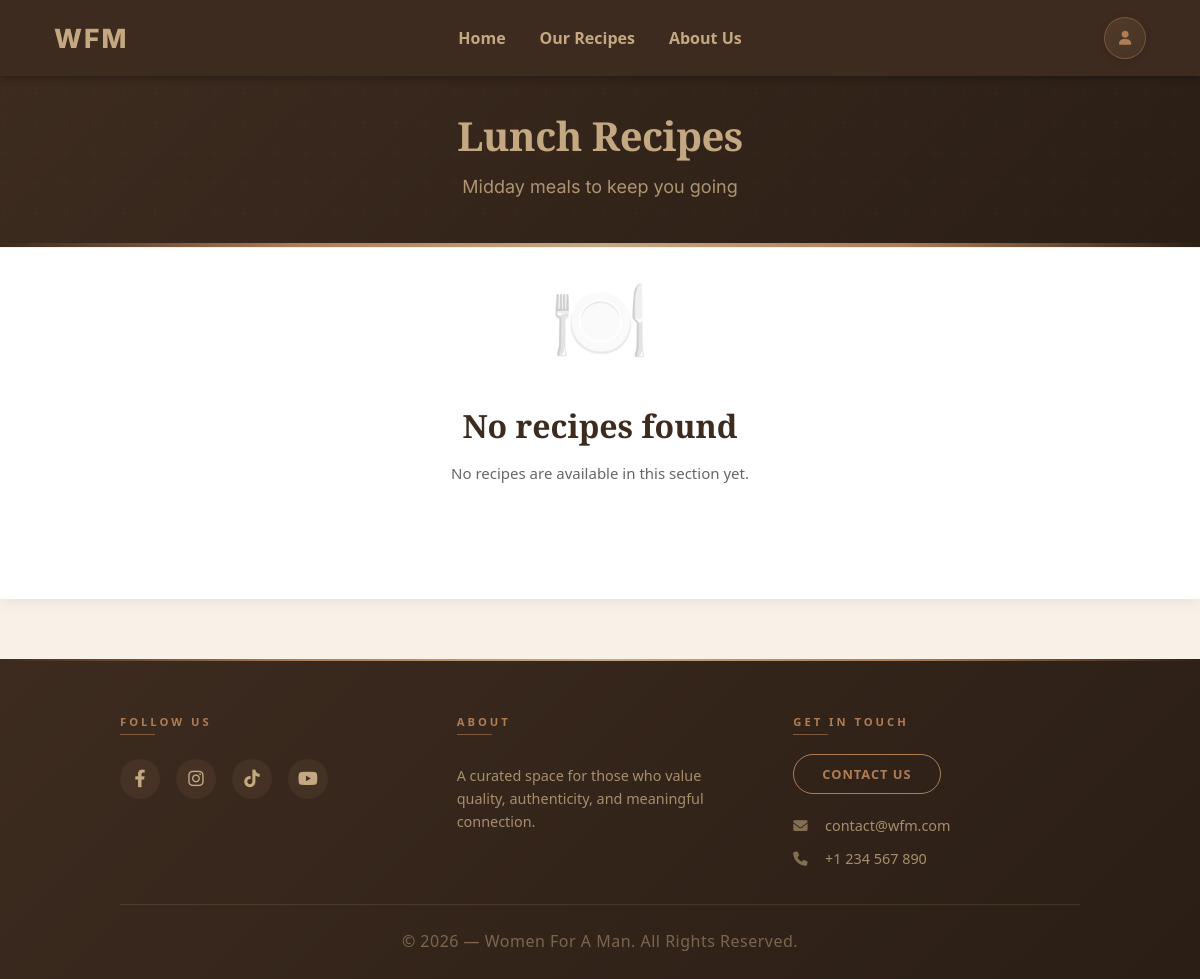
The app's page /recipes/lunch/, older data.
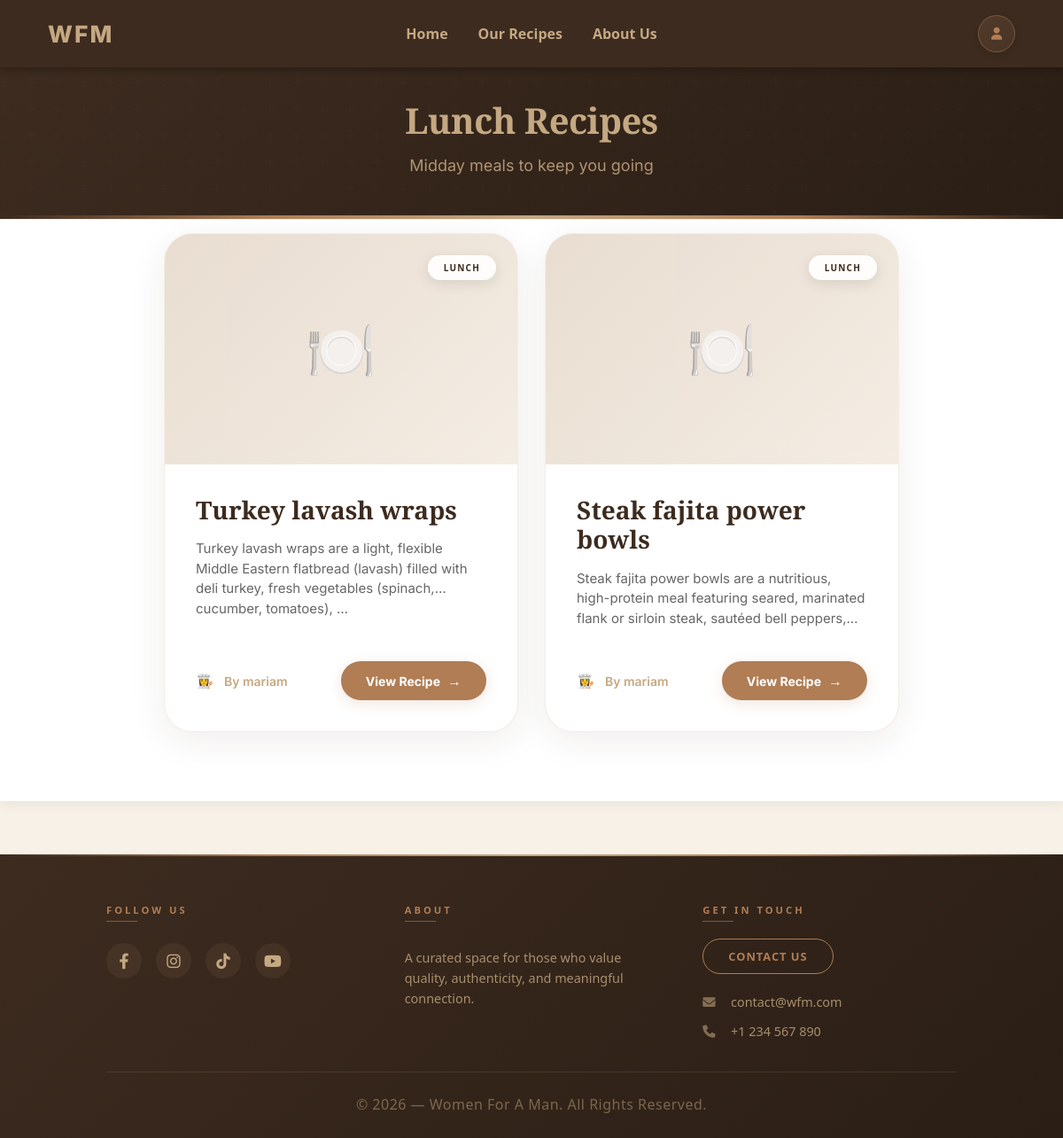
The same page, newer data.
### main/models.py (models this page shows, shortened)
class Recipe(models.Model):
    title = models.CharField(max_length=200)
    description = models.TextField()
    ingredients = models.TextField()
    instructions = models.TextField()
    image = models.ImageField(upload_to='recipes/', blank=True, null=True)
    created_at = models.DateTimeField(auto_now_add=True)
    updated_at = models.DateTimeField(auto_now=True)
    author = models.ForeignKey(
        User,
        on_delete=models.CASCADE,
        related_name='recipes'
    )
    category = models.ForeignKey(
        Category,
        on_delete=models.SET_NULL,
        null=True,
        related_name='recipes'
    )

class Category(models.Model):
    name = models.CharField(max_length=100)
    description = models.TextField(blank=True, null=True)
    class Meta:
        verbose_name_plural = "Categories"

class User(AbstractUser):
    username = models.CharField(
        max_length=150,
        unique=True,
        help_text='Required. 150 characters or fewer.',
        error_messages={
            'unique': "A user with that username already exists.",
        },
    )
    profile_picture = models.ImageField(
        upload_to='profiles/',
        blank=True,
        null=True
    )
    bio = models.TextField(blank=True, null=True)
    groups = models.ManyToManyField(
        'auth.Group',
        related_name='main_user_set',
        blank=True
    )
    user_permissions = models.ManyToManyField(
        'auth.Permission',
        related_name='main_user_set',
        blank=True
    )

### main/views.py (the view)
def lunch_view(request):
    from .models import Category
    category = Category.objects.filter(name__iexact='lunch').first()
    recipes = Recipe.objects.filter(category=category).order_by('-created_at') if category else Recipe.objects.none()
    return render(request, 'main/lunch.html', {
        'recipes': recipes,
        'category': category,
    })

### main/templates/main/lunch.html (shortened to what this page needs)
{% extends 'main/base.html' %}
{% load static %}
{% block extra_css %}
<link rel='stylesheet' href="{% static 'main/css/recipeCards.css' %}">
<link rel="stylesheet" href="{% static 'main/css/ourRecipes.css' %}">
{% endblock %}
{% block content %}
<div class='category-page-header'>
  <h2> Lunch Recipes</h2>
  <p>Midday meals to keep you going</p>
</div>
<div id='recipe-results'>
  {% include 'main/search.html' %}
</div>
{% endblock %}

### main/templates/main/search.html (shortened to what this page needs)
{% if recipes %}
<div class="category-recipe-grid">
  {% for recipe in recipes %}
  <div class="category-recipe-card">
    <div class="card-img-wrapper">
      {% if recipe.image %}
        <img src="{{ recipe.image.url }}" alt="{{ recipe.title }}">
      {% else %}
        <div class="card-no-img">🍽️</div>
      {% endif %}
      {% if recipe.category %}
        <span class="card-category-tag">
          {{ recipe.category.name }}
        </span>
      {% endif %}
    </div>
    <div class="card-body">
      <h3>{{ recipe.title }}</h3>
      <p>{{ recipe.description|truncatewords:20 }}</p>
    </div>
    <div class="card-footer-strip">
      <span class="card-author">
        By {{ recipe.author.username }}
      </span>
      <a class="card-view-link"
         href="{% url 'recipe_detail' recipe.id %}">
         View Recipe
      </a>
    </div>
  </div>
  {% endfor %}
</div>
{% else %}
<div class="cat-empty">
  <span class="cat-empty-icon">🍽️</span>
  <h3>No recipes found</h3>
  <p>
    {% if query %}
      We couldn't find any recipes matching "{{ query }}".
    {% else %}
      No recipes are available in this section yet.
    {% endif %}
  </p>
</div>
{% endif %}

Row changes from the older to the newer data that the page shows:
added Recipe: category.name "LUNCH", title "Turkey lavash wraps", description "Turkey lavash wraps are a light, flexible Middle Eastern flatbread (lavash) filled with deli turkey, fresh vegetables (spinach, cucumber, tomatoes), …", author.username "mariam"
added Recipe: category.name "LUNCH", title "Steak fajita power bowls", description "Steak fajita power bowls are a nutritious, high-protein meal featuring seared, marinated flank or sirloin steak, sautéed bell…", author.username "mariam"
Text that changed along with them:
text no longer shown: "🍽️ No recipes found No recipes are available in this section yet."
